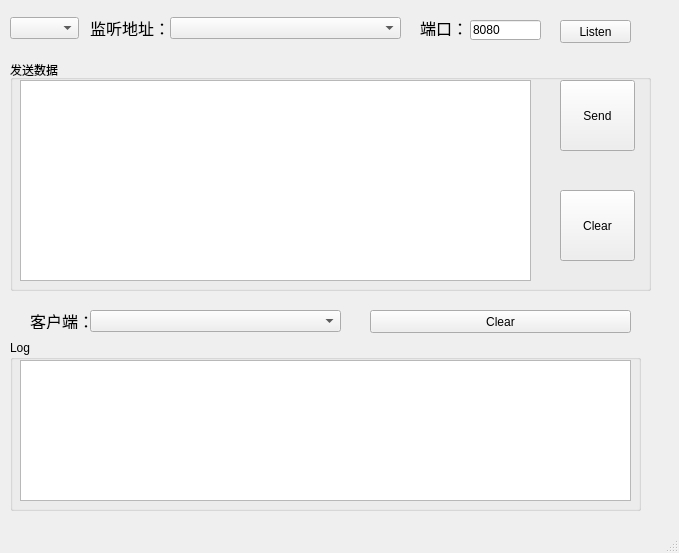
<?xml version="1.0" encoding="UTF-8"?>
<ui version="4.0">
 <class>MainWindow</class>
 <widget class="QMainWindow" name="MainWindow">
  <property name="geometry">
   <rect>
    <x>0</x>
    <y>0</y>
    <width>679</width>
    <height>553</height>
   </rect>
  </property>
  <property name="windowTitle">
   <string>MainWindow</string>
  </property>
  <widget class="QWidget" name="centralwidget">
   <widget class="QLabel" name="label">
    <property name="geometry">
     <rect>
      <x>90</x>
      <y>20</y>
      <width>81</width>
      <height>16</height>
     </rect>
    </property>
    <property name="font">
     <font>
      <pointsize>12</pointsize>
     </font>
    </property>
    <property name="text">
     <string>监听地址：</string>
    </property>
   </widget>
   <widget class="QComboBox" name="ipList">
    <property name="geometry">
     <rect>
      <x>170</x>
      <y>17</y>
      <width>231</width>
      <height>22</height>
     </rect>
    </property>
   </widget>
   <widget class="QPushButton" name="connectBtn">
    <property name="geometry">
     <rect>
      <x>560</x>
      <y>20</y>
      <width>71</width>
      <height>23</height>
     </rect>
    </property>
    <property name="text">
     <string>Listen</string>
    </property>
   </widget>
   <widget class="QGroupBox" name="groupBox">
    <property name="geometry">
     <rect>
      <x>10</x>
      <y>60</y>
      <width>641</width>
      <height>231</height>
     </rect>
    </property>
    <property name="title">
     <string>发送数据</string>
    </property>
    <widget class="QTextEdit" name="sendData">
     <property name="geometry">
      <rect>
       <x>10</x>
       <y>20</y>
       <width>511</width>
       <height>201</height>
      </rect>
     </property>
    </widget>
    <widget class="QPushButton" name="SendBtn">
     <property name="geometry">
      <rect>
       <x>550</x>
       <y>20</y>
       <width>75</width>
       <height>71</height>
      </rect>
     </property>
     <property name="text">
      <string>Send</string>
     </property>
    </widget>
    <widget class="QPushButton" name="ClearBtn1">
     <property name="geometry">
      <rect>
       <x>550</x>
       <y>130</y>
       <width>75</width>
       <height>71</height>
      </rect>
     </property>
     <property name="text">
      <string>Clear</string>
     </property>
    </widget>
   </widget>
   <widget class="QGroupBox" name="groupBox_2">
    <property name="geometry">
     <rect>
      <x>10</x>
      <y>340</y>
      <width>631</width>
      <height>171</height>
     </rect>
    </property>
    <property name="title">
     <string>Log</string>
    </property>
    <widget class="QTextEdit" name="recvData">
     <property name="geometry">
      <rect>
       <x>10</x>
       <y>20</y>
       <width>611</width>
       <height>141</height>
      </rect>
     </property>
    </widget>
   </widget>
   <widget class="QLabel" name="label_3">
    <property name="geometry">
     <rect>
      <x>30</x>
      <y>313</y>
      <width>61</width>
      <height>16</height>
     </rect>
    </property>
    <property name="font">
     <font>
      <pointsize>12</pointsize>
     </font>
    </property>
    <property name="text">
     <string>客户端：</string>
    </property>
   </widget>
   <widget class="QPushButton" name="ClearBtn2">
    <property name="geometry">
     <rect>
      <x>370</x>
      <y>310</y>
      <width>261</width>
      <height>23</height>
     </rect>
    </property>
    <property name="text">
     <string>Clear</string>
    </property>
   </widget>
   <widget class="QLabel" name="label_2">
    <property name="geometry">
     <rect>
      <x>420</x>
      <y>20</y>
      <width>51</width>
      <height>16</height>
     </rect>
    </property>
    <property name="font">
     <font>
      <pointsize>12</pointsize>
     </font>
    </property>
    <property name="text">
     <string>端口：</string>
    </property>
   </widget>
   <widget class="QLineEdit" name="portEidt">
    <property name="geometry">
     <rect>
      <x>470</x>
      <y>20</y>
      <width>71</width>
      <height>20</height>
     </rect>
    </property>
    <property name="text">
     <string>8080</string>
    </property>
   </widget>
   <widget class="QComboBox" name="clientList">
    <property name="geometry">
     <rect>
      <x>90</x>
      <y>310</y>
      <width>251</width>
      <height>22</height>
     </rect>
    </property>
   </widget>
   <widget class="QComboBox" name="serialComboBox">
    <property name="geometry">
     <rect>
      <x>10</x>
      <y>17</y>
      <width>69</width>
      <height>22</height>
     </rect>
    </property>
   </widget>
  </widget>
  <widget class="QMenuBar" name="menubar">
   <property name="geometry">
    <rect>
     <x>0</x>
     <y>0</y>
     <width>679</width>
     <height>22</height>
    </rect>
   </property>
  </widget>
  <widget class="QStatusBar" name="statusbar"/>
 </widget>
 <resources/>
 <connections/>
</ui>
